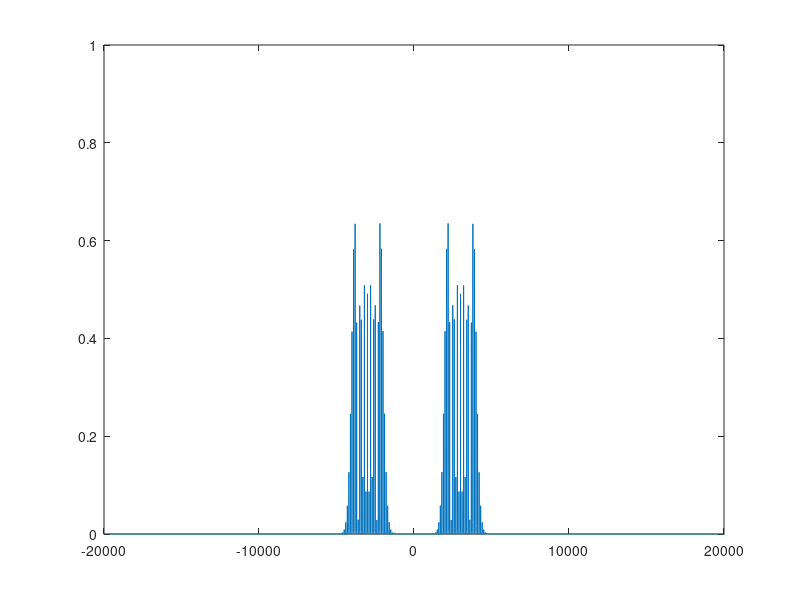

This chart was generated by the following MATLAB code:
clear all
clc

ts=1E-5;
Fs=1/ts;
t=0:ts:1;

cf=3E3;
mf=1E2;
A=2;
u=0.2;

x=cos(2*pi*mf*t);
c=2*cos(2*pi*cf*t);
% plot(t,x)
b=10;
phi=2*pi*cf*t+b*x;
y=A*cos(phi);
% plot(t,y)
F=Fs/2*linspace(-1,1,length(t));
X=0.00002*abs(fftshift(fft(x)));
C=0.00002*abs(fftshift(fft(c)));
Y=0.00002*abs(fftshift(fft(y)));
plot(F,Y);
axis([-2E4 2E4 0 1])

